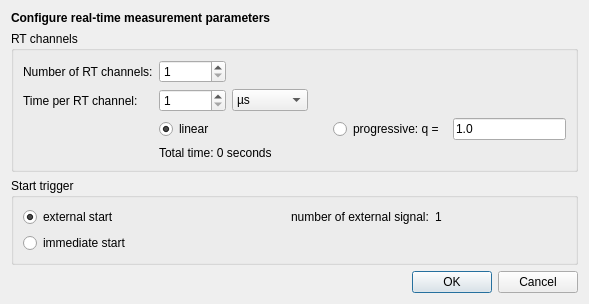
<?xml version="1.0" encoding="UTF-8"?>
<ui version="4.0">
 <class>Dialog</class>
 <widget class="QDialog" name="Dialog">
  <property name="geometry">
   <rect>
    <x>0</x>
    <y>0</y>
    <width>589</width>
    <height>273</height>
   </rect>
  </property>
  <property name="windowTitle">
   <string>Dialog</string>
  </property>
  <layout class="QVBoxLayout" name="verticalLayout">
   <item>
    <widget class="QLabel" name="label">
     <property name="sizePolicy">
      <sizepolicy hsizetype="Preferred" vsizetype="Fixed">
       <horstretch>0</horstretch>
       <verstretch>0</verstretch>
      </sizepolicy>
     </property>
     <property name="font">
      <font>
       <weight>75</weight>
       <bold>true</bold>
      </font>
     </property>
     <property name="text">
      <string>Configure real-time measurement parameters</string>
     </property>
    </widget>
   </item>
   <item>
    <widget class="QGroupBox" name="groupBox">
     <property name="title">
      <string>RT channels</string>
     </property>
     <layout class="QGridLayout" name="gridLayout_2">
      <item row="1" column="0">
       <widget class="QLabel" name="label_3">
        <property name="text">
         <string>Number of RT channels:</string>
        </property>
       </widget>
      </item>
      <item row="1" column="1">
       <widget class="QSpinBox" name="chanBox">
        <property name="minimum">
         <number>1</number>
        </property>
        <property name="maximum">
         <number>1023</number>
        </property>
       </widget>
      </item>
      <item row="2" column="0">
       <widget class="QLabel" name="label_4">
        <property name="text">
         <string>Time per RT channel:</string>
        </property>
       </widget>
      </item>
      <item row="2" column="1">
       <widget class="QSpinBox" name="intervalBox">
        <property name="minimum">
         <number>1</number>
        </property>
        <property name="maximum">
         <number>1000000000</number>
        </property>
       </widget>
      </item>
      <item row="2" column="2">
       <widget class="QComboBox" name="intervalUnitBox">
        <item>
         <property name="text">
          <string>µs</string>
         </property>
        </item>
        <item>
         <property name="text">
          <string>ms</string>
         </property>
        </item>
        <item>
         <property name="text">
          <string>seconds</string>
         </property>
        </item>
       </widget>
      </item>
      <item row="2" column="3">
       <spacer name="horizontalSpacer">
        <property name="orientation">
         <enum>Qt::Horizontal</enum>
        </property>
        <property name="sizeHint" stdset="0">
         <size>
          <width>40</width>
          <height>20</height>
         </size>
        </property>
       </spacer>
      </item>
      <item row="3" column="1" colspan="3">
       <layout class="QHBoxLayout" name="horizontalLayout">
        <item>
         <widget class="QRadioButton" name="linBtn">
          <property name="text">
           <string>linear</string>
          </property>
          <property name="checked">
           <bool>true</bool>
          </property>
         </widget>
        </item>
        <item>
         <spacer name="horizontalSpacer_2">
          <property name="orientation">
           <enum>Qt::Horizontal</enum>
          </property>
          <property name="sizeHint" stdset="0">
           <size>
            <width>30</width>
            <height>20</height>
           </size>
          </property>
         </spacer>
        </item>
        <item>
         <widget class="QRadioButton" name="progBtn">
          <property name="text">
           <string>progressive: q = </string>
          </property>
         </widget>
        </item>
        <item>
         <widget class="QLineEdit" name="progBox">
          <property name="text">
           <string>1.0</string>
          </property>
         </widget>
        </item>
       </layout>
      </item>
      <item row="4" column="1" colspan="3">
       <widget class="QLabel" name="totalLbl">
        <property name="text">
         <string>Total time: 0 seconds</string>
        </property>
       </widget>
      </item>
     </layout>
    </widget>
   </item>
   <item>
    <widget class="QGroupBox" name="groupBox_2">
     <property name="title">
      <string>Start trigger</string>
     </property>
     <layout class="QGridLayout" name="gridLayout">
      <item row="0" column="2">
       <widget class="QLabel" name="label_2">
        <property name="text">
         <string>number of external signal:</string>
        </property>
       </widget>
      </item>
      <item row="1" column="0" colspan="2">
       <widget class="QRadioButton" name="immBtn">
        <property name="text">
         <string>immediate start</string>
        </property>
       </widget>
      </item>
      <item row="0" column="0" colspan="2">
       <widget class="QRadioButton" name="extBtn">
        <property name="text">
         <string>external start</string>
        </property>
        <property name="checked">
         <bool>true</bool>
        </property>
       </widget>
      </item>
      <item row="0" column="3">
       <widget class="QLabel" name="label_5">
        <property name="text">
         <string>1</string>
        </property>
       </widget>
      </item>
     </layout>
    </widget>
   </item>
   <item>
    <widget class="QDialogButtonBox" name="buttonBox">
     <property name="orientation">
      <enum>Qt::Horizontal</enum>
     </property>
     <property name="standardButtons">
      <set>QDialogButtonBox::Cancel|QDialogButtonBox::Ok</set>
     </property>
    </widget>
   </item>
  </layout>
 </widget>
 <tabstops>
  <tabstop>chanBox</tabstop>
  <tabstop>intervalBox</tabstop>
  <tabstop>intervalUnitBox</tabstop>
  <tabstop>linBtn</tabstop>
  <tabstop>progBtn</tabstop>
  <tabstop>progBox</tabstop>
  <tabstop>extBtn</tabstop>
  <tabstop>immBtn</tabstop>
  <tabstop>buttonBox</tabstop>
 </tabstops>
 <resources/>
 <connections>
  <connection>
   <sender>buttonBox</sender>
   <signal>accepted()</signal>
   <receiver>Dialog</receiver>
   <slot>accept()</slot>
   <hints>
    <hint type="sourcelabel">
     <x>248</x>
     <y>254</y>
    </hint>
    <hint type="destinationlabel">
     <x>157</x>
     <y>274</y>
    </hint>
   </hints>
  </connection>
  <connection>
   <sender>buttonBox</sender>
   <signal>rejected()</signal>
   <receiver>Dialog</receiver>
   <slot>reject()</slot>
   <hints>
    <hint type="sourcelabel">
     <x>316</x>
     <y>260</y>
    </hint>
    <hint type="destinationlabel">
     <x>286</x>
     <y>274</y>
    </hint>
   </hints>
  </connection>
 </connections>
</ui>
